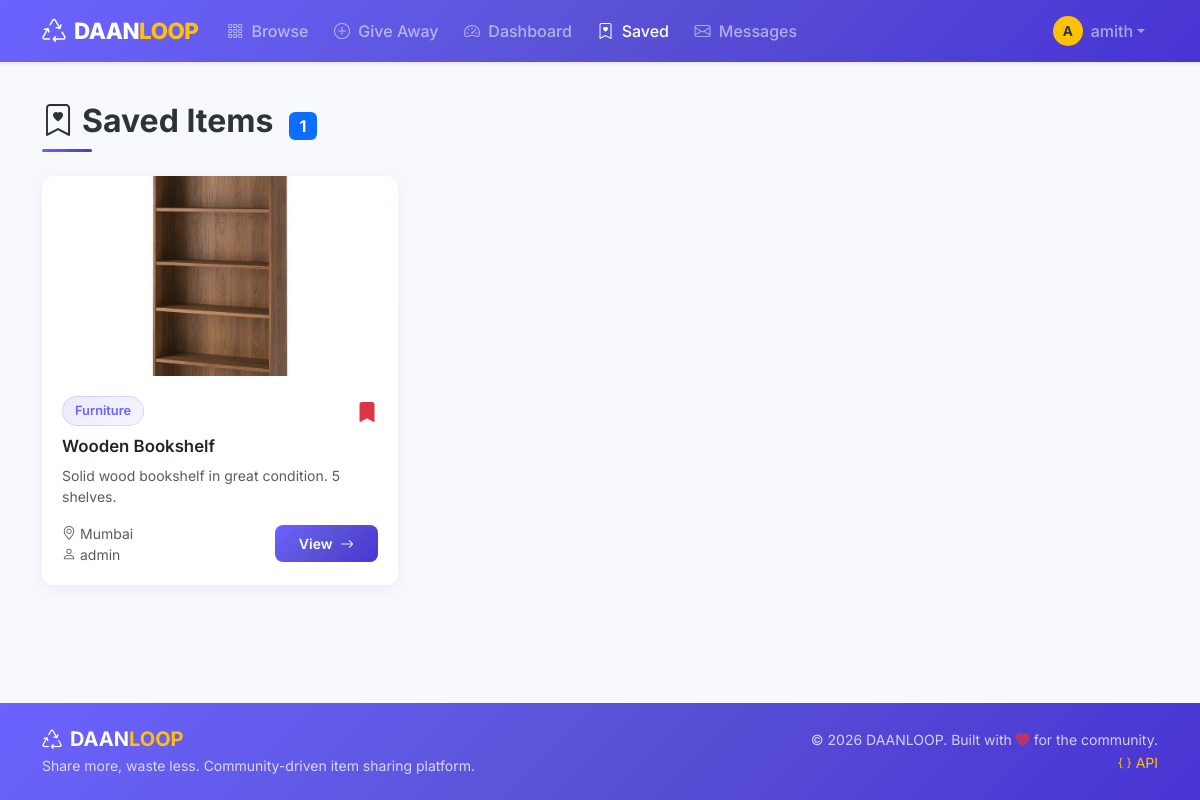
The app's page /bookmarks (signed in) with its own data.
### tables this page shows
CREATE TABLE bookmarks (
            id INTEGER PRIMARY KEY AUTOINCREMENT,
            user_id INTEGER NOT NULL,
            listing_id INTEGER NOT NULL,
            created_at TIMESTAMP DEFAULT CURRENT_TIMESTAMP,
            FOREIGN KEY (user_id) REFERENCES users(id),
            FOREIGN KEY (listing_id) REFERENCES listings(id),
            UNIQUE(user_id, listing_id)
        );

CREATE TABLE listings (
            id INTEGER PRIMARY KEY AUTOINCREMENT,
            title TEXT NOT NULL,
            description TEXT NOT NULL,
            category TEXT NOT NULL,
            city TEXT NOT NULL,
            location TEXT DEFAULT '',
            condition TEXT DEFAULT 'Good',
            contact_number TEXT DEFAULT '',
            image_path TEXT DEFAULT '',
            owner_id INTEGER NOT NULL,
            status TEXT DEFAULT 'active' CHECK(status IN ('active','soft_deleted','claimed')),
            created_at TIMESTAMP DEFAULT CURRENT_TIMESTAMP,
            FOREIGN KEY (owner_id) REFERENCES users(id)
        );

CREATE TABLE users (
            id INTEGER PRIMARY KEY AUTOINCREMENT,
            username TEXT UNIQUE NOT NULL,
            email TEXT UNIQUE NOT NULL,
            password_hash TEXT NOT NULL,
            role TEXT DEFAULT 'user' CHECK(role IN ('user', 'admin')),
            city TEXT DEFAULT '',
            avatar TEXT DEFAULT '',
            created_at TIMESTAMP DEFAULT CURRENT_TIMESTAMP
        );

### sprint2/bookmarks.py (the view)
@bookmarks_bp.route('/bookmarks')
@login_required
def my_bookmarks():
    bookmarks = get_user_bookmarks(session['user_id'])
    return render_template('sprint2/bookmarks.html', bookmarks=bookmarks)

### database.py (called while the page is built)
def get_db():
    db = sqlite3.connect(Config.DATABASE)
    db.row_factory = sqlite3.Row
    db.execute("PRAGMA foreign_keys = ON")
    return db

### models/bookmark_model.py (called while the page is built)
def get_user_bookmarks(user_id):
    db = get_db()
    rows = db.execute('''
        SELECT l.*, u.username as owner_name, b.created_at as bookmarked_at
        FROM bookmarks b
        JOIN listings l ON b.listing_id = l.id
        JOIN users u ON l.owner_id = u.id
        WHERE b.user_id = ? AND l.status = 'active'
        ORDER BY b.created_at DESC
    ''', (user_id,)).fetchall()
    close_db(db)
    return rows

### models/message_model.py (called while the page is built)
def count_unread(user_id):
    db = get_db()
    result = db.execute(
        "SELECT COUNT(*) as cnt FROM messages WHERE receiver_id = ? AND is_read = 0",
        (user_id,)
    ).fetchone()
    close_db(db)
    return result['cnt']

### utils/security.py (called while the page is built)
def login_required(f):
    @wraps(f)
    def decorated_function(*args, **kwargs):
        if 'user_id' not in session:
            flash('Please login to access this page.', 'warning')
            return redirect(url_for('sprint1_auth.login'))
        return f(*args, **kwargs)
    return decorated_function

### templates/sprint2/bookmarks.html (shortened to what this page needs)
{% extends "base.html" %}
{% block content %}
<h2 class="section-title mb-4">
    <i class="bi bi-bookmark-heart me-2"></i>Saved Items
    <span class="badge bg-primary ms-2 fs-6">{{ bookmarks|length }}</span>
</h2>
{% if bookmarks %}
<div class="row g-4">
    {% for item in bookmarks %}
    <div class="col-md-6 col-lg-4">
        <div class="card listing-card h-100">
            {% if item.image_path %}
            <img src="{{ url_for('static', filename=item.image_path) }}" class="card-img-top" alt="{{ item.title }}">
            {% else %}
            <div class="img-placeholder"><i class="bi bi-image"></i></div>
            {% endif %}
            <div class="card-body d-flex flex-column">
                <div class="d-flex justify-content-between align-items-start mb-2">
                    <span class="category-badge">{{ item.category }}</span>
                    <form action="{{ url_for('sprint2_bookmarks.remove', listing_id=item.id) }}" method="POST" class="d-inline">
                        <button type="submit" class="btn btn-sm btn-link text-danger p-0" data-bs-toggle="tooltip" title="Remove bookmark">
                            <i class="bi bi-bookmark-fill fs-5"></i>
                        </button>
                    </form>
                </div>
                <h5 class="card-title">{{ item.title }}</h5>
                <p class="card-text text-muted small flex-grow-1">{{ item.description[:80] }}{% if item.description|length > 80 %}...{% endif %}</p>
                <div class="d-flex justify-content-between align-items-center">
                    <small class="text-muted">
                        <i class="bi bi-geo-alt me-1"></i>{{ item.city }}
                        <br><i class="bi bi-person me-1"></i>{{ item.owner_name }}
                    </small>
                    <a href="{{ url_for('sprint1_listings.view_listing', listing_id=item.id) }}" class="btn btn-sm btn-primary">
                        View <i class="bi bi-arrow-right ms-1"></i>
                    </a>
                </div>
            </div>
        </div>
    </div>
    {% endfor %}
</div>
{% endif %}
{% endblock %}

### static/css/style.css (style rules this page uses)
:root { --primary: #6C63FF; --primary-dark: #5A52D5; --secondary: #FF6B6B; --accent: #FFC107; --success: #2ECC71; --dark: #2D3436; --light-bg: #F8F9FD; --card-shadow: 0 4px 15px rgba(108, 99, 255, 0.1); --card-hover-shadow: 0 8px 25px rgba(108, 99, 255, 0.2); --gradient-primary: linear-gradient(135deg, #6C63FF 0%, #5A52D5 50%, #4834D4 100%); --gradient-hero: linear-gradient(135deg, #6C63FF 0%, #A855F7 50%, #EC4899 100%); --gradient-warm: linear-gradient(135deg, #FF6B6B 0%, #FF8E53 100%); --gradient-cool: linear-gradient(135deg, #667EEA 0%, #764BA2 100%); --border-radius: 12px; }
body { font-family: 'Inter', -apple-system, BlinkMacSystemFont, sans-serif; background-color: var(--light-bg); color: var(--dark); min-height: 100vh; display: flex; flex-direction: column; }
.card { border: none; border-radius: var(--border-radius); box-shadow: var(--card-shadow); transition: all 0.3s ease; overflow: hidden; }
.card-img-top { height: 200px; object-fit: cover; }
.listing-card .card-body { padding: 1.25rem; }
.listing-card .card-title { font-weight: 600; font-size: 1.05rem; margin-bottom: 0.5rem; }
.btn-primary { background: var(--gradient-primary); border: none; font-weight: 600; padding: 0.5rem 1.5rem; border-radius: 8px; transition: all 0.3s ease; }
.category-badge { background: linear-gradient(135deg, #6C63FF22, #6C63FF11); color: var(--primary); border: 1px solid #6C63FF33; border-radius: 20px; padding: 0.25rem 0.75rem; font-size: 0.8rem; font-weight: 600; }
.section-title { font-weight: 700; position: relative; padding-bottom: 0.75rem; }
.section-title::after { content: ''; position: absolute; bottom: 0; left: 0; width: 50px; height: 3px; background: var(--gradient-primary); border-radius: 2px; }
.listing-card { animation: fadeInUp 0.4s ease-out; }

### records on screen
bookmarks: image_path (picture), category "Furniture", title "Wooden Bookshelf", description "Solid wood bookshelf in great condition. 5 shelves.", city "Mumbai", owner_name "admin"

### other values on screen
{{ session.username[0]|upper }} "A"
{{ session.username }} "amith"
{{ bookmarks|length }} "1"
